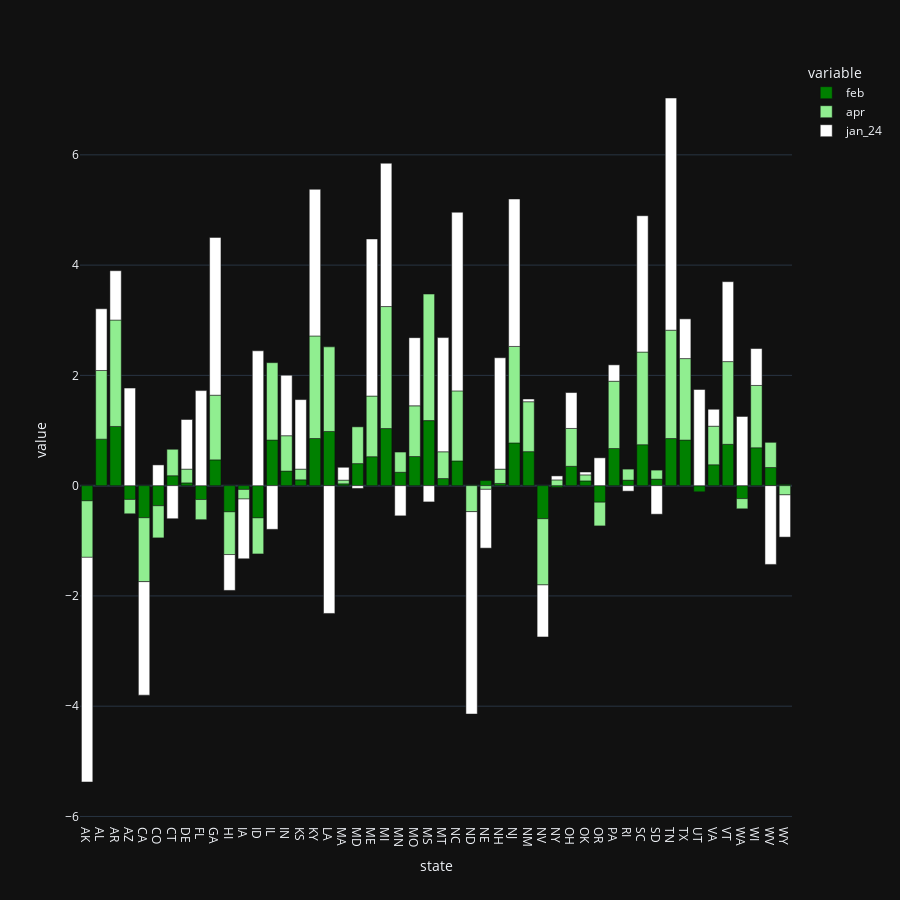

Notebook code for this chart:
### Code cell
px.bar(state_mean, template='plotly_dark', orientation='v', height=900, color_discrete_sequence=['green', 'lightgreen', 'white'])

### Figure 1 — Plotly figure (JSON) as saved in the notebook; plotly's stock layout.template omitted (floating-point values rounded to 4 significant figures)
{"data": [{"alignmentgroup": "True", "hovertemplate": "variable=feb<br>state=%{x}<br>value=%{y}<extra></extra>", "legendgroup": "feb", "marker": {"color": "green", "pattern": {"shape": ""}}, "name": "feb", "offsetgroup": "feb", "orientation": "v", "showlegend": true, "textposition": "auto", "type": "bar", "x": ["AK", "AL", "AR", "AZ", "CA", "CO", "CT", "DE", "FL", "GA", "HI", "IA", "ID", "IL", "IN", "KS", "KY", "LA", "MA", "MD", "ME", "MI", "MN", "MO", "MS", "MT", "NC", "ND", "NE", "NH", "NJ", "NM", "NV", "NY", "OH", "OK", "OR", "PA", "RI", "SC", "SD", "TN", "TX", "UT", "VA", "VT", "WA", "WI", "WV", "WY"], "xaxis": "x", "y": [-0.275, 0.8438, 1.074, -0.25, -0.5824, -0.3647, 0.18, 0.05, -0.2517, 0.4676, -0.475, -0.06842, -0.5846, 0.8269, 0.2639, 0.1056, 0.855, 0.9824, 0.03333, 0.4, 0.525, 1.035, 0.2429, 0.528, 1.18, 0.1286, 0.4486, 0.01429, 0.09167, 0.04, 0.775, 0.6167, -0.6, -0.03077, 0.3511, 0.08571, -0.3, 0.6735, 0.1, 0.7429, 0.1182, 0.8542, 0.827, -0.1111, 0.3786, 0.75, -0.235, 0.687, 0.3286, 0.02222], "yaxis": "y"}, {"alignmentgroup": "True", "hovertemplate": "variable=apr<br>state=%{x}<br>value=%{y}<extra></extra>", "legendgroup": "apr", "marker": {"color": "lightgreen", "pattern": {"shape": ""}}, "name": "apr", "offsetgroup": "apr", "orientation": "v", "showlegend": true, "textposition": "auto", "type": "bar", "x": ["AK", "AL", "AR", "AZ", "CA", "CO", "CT", "DE", "FL", "GA", "HI", "IA", "ID", "IL", "IN", "KS", "KY", "LA", "MA", "MD", "ME", "MI", "MN", "MO", "MS", "MT", "NC", "ND", "NE", "NH", "NJ", "NM", "NV", "NY", "OH", "OK", "OR", "PA", "RI", "SC", "SD", "TN", "TX", "UT", "VA", "VT", "WA", "WI", "WV", "WY"], "xaxis": "x", "y": [-1.025, 1.245, 1.93, -0.26, -1.159, -0.5824, 0.48, 0.25, -0.3655, 1.173, -0.775, -0.1737, -0.6538, 1.404, 0.6417, 0.1944, 1.86, 1.535, 0.06667, 0.6667, 1.1, 2.213, 0.3667, 0.92, 2.295, 0.4857, 1.27, -0.4714, -0.06667, 0.26, 1.75, 0.9056, -1.2, 0.1038, 0.6867, 0.1095, -0.43, 1.221, 0.2, 1.68, 0.1636, 1.965, 1.478, 0, 0.7, 1.5, -0.185, 1.13, 0.4571, -0.1667], "yaxis": "y"}, {"alignmentgroup": "True", "hovertemplate": "variable=jan_24<br>state=%{x}<br>value=%{y}<extra></extra>", "legendgroup": "jan_24", "marker": {"color": "white", "pattern": {"shape": ""}}, "name": "jan_24", "offsetgroup": "jan_24", "orientation": "v", "showlegend": true, "textposition": "auto", "type": "bar", "x": ["AK", "AL", "AR", "AZ", "CA", "CO", "CT", "DE", "FL", "GA", "HI", "IA", "ID", "IL", "IN", "KS", "KY", "LA", "MA", "MD", "ME", "MI", "MN", "MO", "MS", "MT", "NC", "ND", "NE", "NH", "NJ", "NM", "NV", "NY", "OH", "OK", "OR", "PA", "RI", "SC", "SD", "TN", "TX", "UT", "VA", "VT", "WA", "WI", "WV", "WY"], "xaxis": "x", "y": [-4.075, 1.12, 0.895, 1.77, -2.059, 0.3765, -0.6, 0.9, 1.724, 2.862, -0.65, -1.084, 2.446, -0.7923, 1.097, 1.261, 2.66, -2.318, 0.2333, -0.05, 2.85, 2.6, -0.5476, 1.236, -0.295, 2.071, 3.241, -3.671, -1.067, 2.02, 2.675, 0.05, -0.9444, 0.07308, 0.6511, 0.05238, 0.505, 0.2971, -0.1, 2.473, -0.5182, 4.212, 0.7209, 1.744, 0.3071, 1.45, 1.255, 0.6696, -1.429, -0.7667], "yaxis": "y"}], "layout": {"barmode": "relative", "height": 900, "legend": {"title": {"text": "variable"}, "tracegroupgap": 0}, "margin": {"t": 60}, "xaxis": {"anchor": "y", "domain": [0, 1], "title": {"text": "state"}}, "yaxis": {"anchor": "x", "domain": [0, 1], "title": {"text": "value"}}}}
